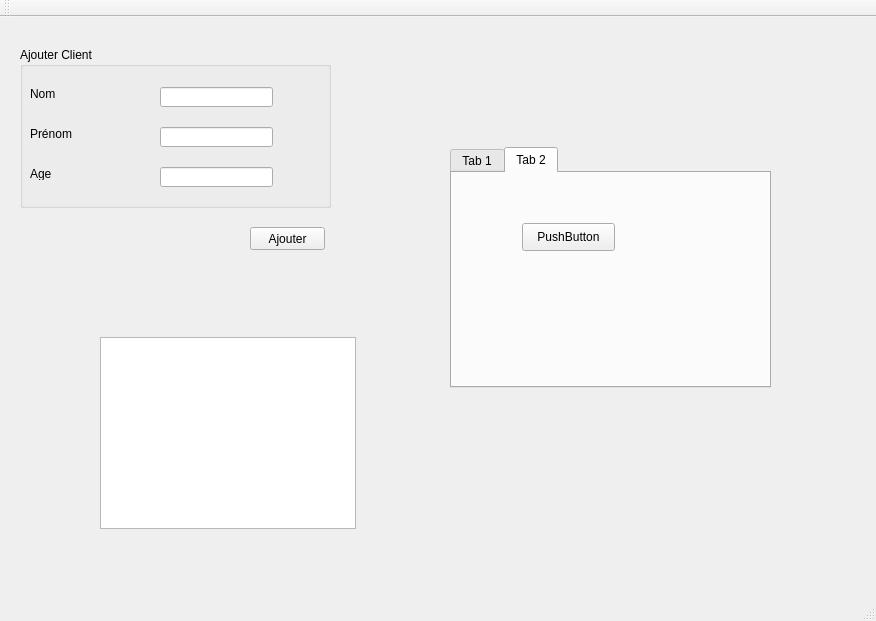
<?xml version="1.0" encoding="UTF-8"?>
<ui version="4.0">
 <class>MainWindow</class>
 <widget class="QMainWindow" name="MainWindow">
  <property name="geometry">
   <rect>
    <x>0</x>
    <y>0</y>
    <width>876</width>
    <height>621</height>
   </rect>
  </property>
  <property name="windowTitle">
   <string>Gestion des Clients</string>
  </property>
  <widget class="QWidget" name="centralWidget">
   <widget class="QGroupBox" name="groupBox">
    <property name="geometry">
     <rect>
      <x>20</x>
      <y>30</y>
      <width>311</width>
      <height>161</height>
     </rect>
    </property>
    <property name="title">
     <string>Ajouter Client</string>
    </property>
    <widget class="QLabel" name="label">
     <property name="geometry">
      <rect>
       <x>10</x>
       <y>40</y>
       <width>47</width>
       <height>13</height>
      </rect>
     </property>
     <property name="text">
      <string>Nom</string>
     </property>
    </widget>
    <widget class="QLabel" name="label_2">
     <property name="geometry">
      <rect>
       <x>10</x>
       <y>80</y>
       <width>47</width>
       <height>13</height>
      </rect>
     </property>
     <property name="text">
      <string>Prénom</string>
     </property>
    </widget>
    <widget class="QLabel" name="label_3">
     <property name="geometry">
      <rect>
       <x>10</x>
       <y>120</y>
       <width>47</width>
       <height>13</height>
      </rect>
     </property>
     <property name="text">
      <string>Age</string>
     </property>
    </widget>
    <widget class="QLineEdit" name="lineEdit">
     <property name="geometry">
      <rect>
       <x>140</x>
       <y>40</y>
       <width>113</width>
       <height>20</height>
      </rect>
     </property>
    </widget>
    <widget class="QLineEdit" name="lineEdit_2">
     <property name="geometry">
      <rect>
       <x>140</x>
       <y>80</y>
       <width>113</width>
       <height>20</height>
      </rect>
     </property>
    </widget>
    <widget class="QLineEdit" name="lineEdit_3">
     <property name="geometry">
      <rect>
       <x>140</x>
       <y>120</y>
       <width>113</width>
       <height>20</height>
      </rect>
     </property>
    </widget>
   </widget>
   <widget class="QPushButton" name="pushButton">
    <property name="geometry">
     <rect>
      <x>250</x>
      <y>210</y>
      <width>75</width>
      <height>23</height>
     </rect>
    </property>
    <property name="text">
     <string>Ajouter</string>
    </property>
   </widget>
   <widget class="QTabWidget" name="tabWidget">
    <property name="geometry">
     <rect>
      <x>450</x>
      <y>130</y>
      <width>321</width>
      <height>241</height>
     </rect>
    </property>
    <property name="currentIndex">
     <number>1</number>
    </property>
    <widget class="QWidget" name="tab">
     <attribute name="title">
      <string>Tab 1</string>
     </attribute>
     <widget class="QRadioButton" name="radioButton">
      <property name="geometry">
       <rect>
        <x>80</x>
        <y>100</y>
        <width>97</width>
        <height>20</height>
       </rect>
      </property>
      <property name="text">
       <string>RadioButton</string>
      </property>
     </widget>
    </widget>
    <widget class="QWidget" name="tab_2">
     <attribute name="title">
      <string>Tab 2</string>
     </attribute>
     <widget class="QPushButton" name="pushButton_2">
      <property name="geometry">
       <rect>
        <x>70</x>
        <y>50</y>
        <width>93</width>
        <height>28</height>
       </rect>
      </property>
      <property name="text">
       <string>PushButton</string>
      </property>
     </widget>
    </widget>
   </widget>
   <widget class="QTableView" name="tableView">
    <property name="geometry">
     <rect>
      <x>100</x>
      <y>320</y>
      <width>256</width>
      <height>192</height>
     </rect>
    </property>
   </widget>
  </widget>
  <widget class="QMenuBar" name="menuBar">
   <property name="geometry">
    <rect>
     <x>0</x>
     <y>0</y>
     <width>876</width>
     <height>26</height>
    </rect>
   </property>
  </widget>
  <widget class="QToolBar" name="mainToolBar">
   <attribute name="toolBarArea">
    <enum>TopToolBarArea</enum>
   </attribute>
   <attribute name="toolBarBreak">
    <bool>false</bool>
   </attribute>
  </widget>
  <widget class="QStatusBar" name="statusBar"/>
 </widget>
 <layoutdefault spacing="6" margin="11"/>
 <resources/>
 <connections/>
</ui>
